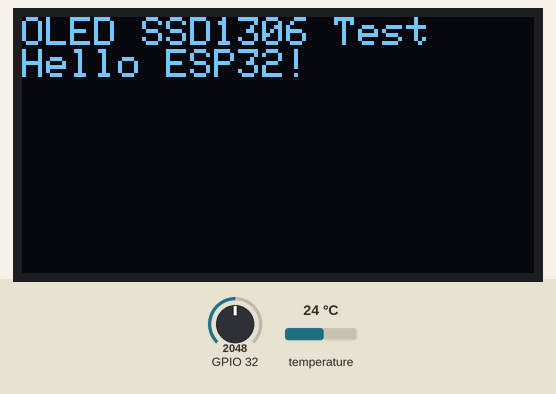
A sketch run on a simulated ESP32. Parts: 128×64 one-colour display. The inputs (shaded band) are chosen by the test bench; at power-on: GPIO 32 = 2048, temperature 24 °C. WiFi joins after 1.5 s; servers stay silent unless stated; random numbers use the default seed unless the sketch sets one; what the sketch prints to the serial monitor is not drawn.

Above: at 1.6 s.
At 4.0 s:
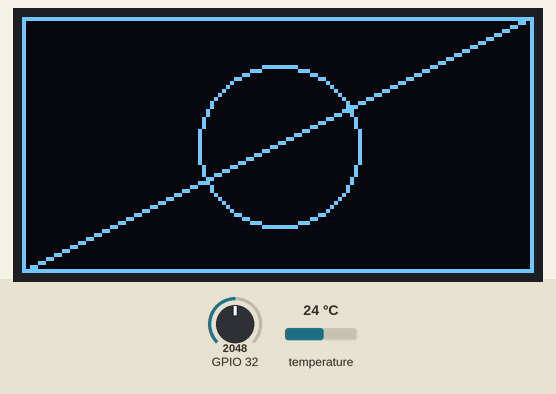
At 5.5 s:
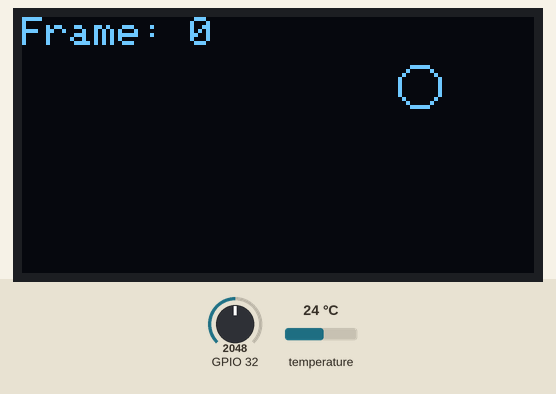
At 6.1 s:
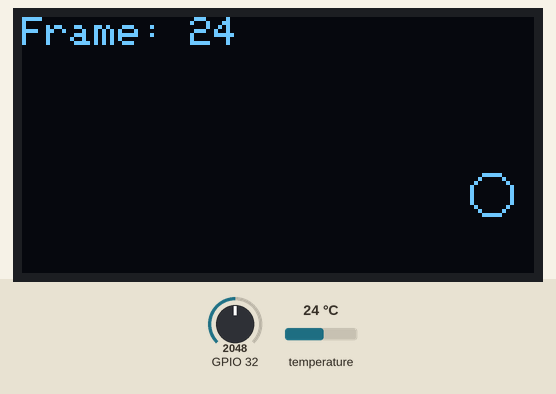
At 8.1 s:
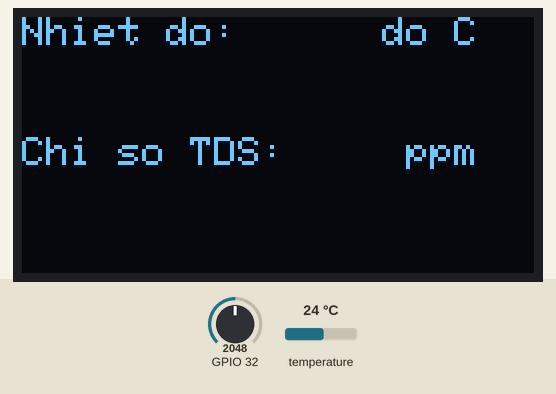
At 8.9 s:
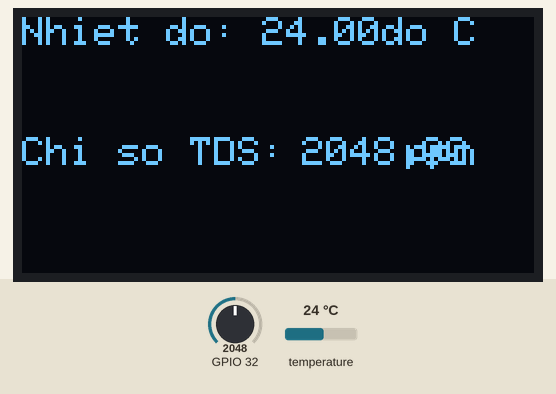

Measured:
- what the display in image 0 shows lasts 1.5 s, from 1.6 s to 3.1 s
- what the display in image 4 shows lasts 0.8 s, from 8.0 s to 8.8 s

The sketch:

main.ino
```cpp
#include <Wire.h>
#include <Adafruit_GFX.h>
#include <Adafruit_SSD1306.h>
#include <DallasTemperature.h>
#include <WiFi.h>
#include "ThingSpeak.h"

#define SECRET_SSID "YOUR_WIFI"		// add your WiFi network name
#define SECRET_PASS "YOUR_PASSWORD"	// add with your WiFi password
char ssid[] = SECRET_SSID;   // your network SSID (name)
char pass[] = SECRET_PASS;   // your network password
WiFiClient  client;


#define SECRET_CH_ID  "YOUR_ID"		// add your channel number
#define SECRET_WRITE_APIKEY "YOUR_THINGSPEAK_API_KEY"   // add your channel write API Key
unsigned long myChannelNumber = SECRET_CH_ID;
const char * myWriteAPIKey = SECRET_WRITE_APIKEY;

#define SCREEN_WIDTH 128
#define SCREEN_HEIGHT 64

// I2C OLED SSD1306 address (thường là 0x3C)
#define OLED_ADDR 0x3C

Adafruit_SSD1306 display(SCREEN_WIDTH, SCREEN_HEIGHT, &Wire, -1);

#define ONE_WIRE_BUS 33
OneWire oneWire(ONE_WIRE_BUS);
DallasTemperature sensors(&oneWire);

void setup()
{
  Serial.begin(115200);
  Serial.println("SSD1306 OLED Test Start");
  pinMode(32, INPUT);
  Wire.begin(22, 21);  // SDA, SCL — đổi nếu bạn dùng chân khác
  sensors.begin();
  // ===== OLED INIT =====
  if (!display.begin(SSD1306_SWITCHCAPVCC, OLED_ADDR))
  {
    Serial.println("Failed to initialize SSD1306!");
    for(;;);
  }
 //Wifi
  WiFi.begin(ssid, pass);
  while (WiFi.status() != WL_CONNECTED)
  {
    delay(500);
    Serial.print(".");
  }

//thingspeak
ThingSpeak.begin(client);

  Serial.println("\nConnected to WiFi!");
  Serial.println(WiFi.localIP());

//OLED START
  display.clearDisplay();
  display.setTextColor(SSD1306_WHITE);

  // ===== TEST 1: Text cơ bản =====
  display.setTextSize(1);
  display.setCursor(0, 0);
  display.println("OLED SSD1306 Test");
  display.println("Hello ESP32!");
  display.display();
  delay(1500);

  // ===== TEST 2: Fill screen =====
  display.clearDisplay();
  display.fillRect(0, 0, 128, 64, SSD1306_WHITE);
  display.display();
  delay(800);

  display.clearDisplay();

  // ===== TEST 3: Draw shapes =====
  display.drawRect(0, 0, 128, 64, SSD1306_WHITE);
  display.drawCircle(64, 32, 20, SSD1306_WHITE);
  display.drawLine(0, 63, 127, 0, SSD1306_WHITE);
  display.display();
  delay(1500);

  // ===== TEST 4: FPS test =====
  display.clearDisplay();
  for (int i = 0; i < 100; i++) {
    display.clearDisplay();
    display.setCursor(0, 0);
    display.print("Frame: ");
    display.println(i);
    display.drawCircle(random(10,120), random(10,50), 5, SSD1306_WHITE);
    display.display();}
    display.clearDisplay();

display.setTextSize(1);
  display.setCursor(0, 0);
display.print ("Nhiet do: ");
display.setCursor(90, 0);
display.print ("do C");
display.setCursor(0, 30);
display.print("Chi so TDS: ");
display.setCursor(90, 30);
display.print (" ppm");
display.display();

}

void loop()
{
sensors.requestTemperatures();
  float T = sensors.getTempCByIndex(0);
  float TDS = analogRead(32);
  display.fillRect(60, 0, 30, 30, SSD1306_BLACK);
display.fillRect(70, 30, 20, 60, SSD1306_BLACK);
  display.setTextSize(1);
 display.setCursor(60, 0);
display.print (T);
display.setCursor(70, 30);
display.print (TDS);
display.setCursor(90, 30);
display.print (" ppm");
display.display();

ThingSpeak.setField(1, TDS);
ThingSpeak.setField(2, T);
  ThingSpeak.writeFields(myChannelNumber, myWriteAPIKey);
  delay (15000);
}
```
